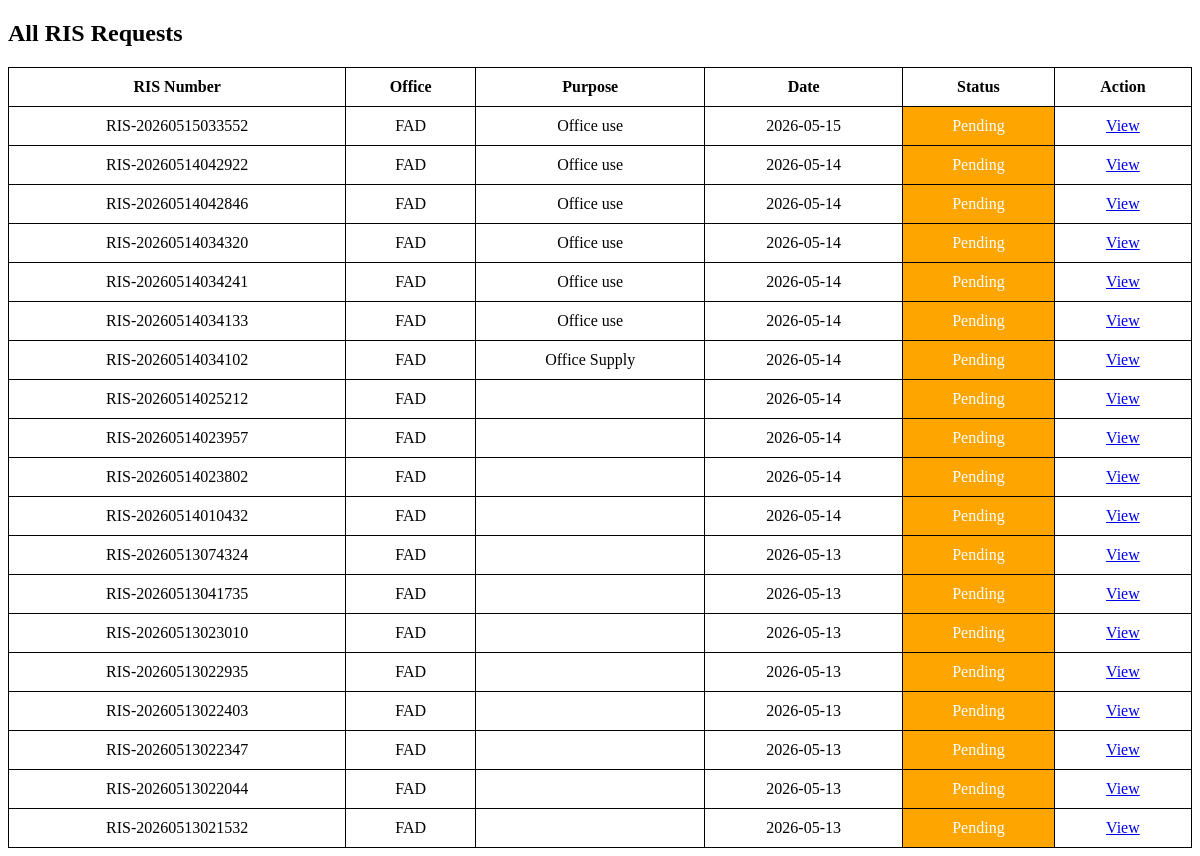
The app's page /ris-list.php with its own data.
### tables this page shows
CREATE TABLE `ris_requests` (
  `id` int(11) NOT NULL,
  `user_id` int(11) DEFAULT NULL,
  `ris_number` varchar(100) DEFAULT NULL,
  `office` varchar(100) DEFAULT NULL,
  `purpose` text DEFAULT NULL,
  `requested_by` varchar(100) DEFAULT NULL,
  `approved_by` varchar(100) DEFAULT NULL,
  `issued_by` varchar(100) DEFAULT NULL,
  `received_by` varchar(100) DEFAULT NULL,
  `request_date` date DEFAULT NULL,
  `created_at` timestamp NOT NULL DEFAULT current_timestamp(),
  `status` varchar(20) DEFAULT 'Pending'
);

### ris-list.php (the view, shortened to what this page needs)
<?php
include 'db.php';
$query = "SELECT * FROM ris_requests ORDER BY id DESC";
$result = mysqli_query($conn, $query);
?>
<!DOCTYPE html>
<html>
<head>
</head>
<body>
<h2>All RIS Requests</h2>
<table>
    <tr>
        <th>RIS Number</th>
        <th>Office</th>
        <th>Purpose</th>
        <th>Date</th>
        <th>Status</th>
        <th>Action</th>
    </tr>
    <?php while($row = mysqli_fetch_assoc($result)) { ?>
        <tr>
            <td><?= $row['ris_number']; ?></td>
            <td><?= $row['office']; ?></td>
            <td><?= $row['purpose']; ?></td>
            <td><?= $row['request_date']; ?></td>
            <td class="<?= $row['status']; ?>">
                <?= $row['status']; ?>
            </td>
            <td>
                <a href="view-ris.php?id=<?= $row['id']; ?>">View</a>
            </td>
        </tr>
    <?php } ?>
</table>
</body>
</html>

### ris-list.php (style rules this page uses)
table { width: 100%; border-collapse: collapse; }
th, td { border: 1px solid black; padding: 10px; text-align: center; }
.Pending { background: orange; color: white; }

### records on screen
ris_requests: ris_number "RIS-20260515033552", office "FAD", purpose "Office use", request_date "2026-05-15", status "Pending"
ris_requests: ris_number "RIS-20260514042922", office "FAD", purpose "Office use", request_date "2026-05-14", status "Pending"
ris_requests: ris_number "RIS-20260514042846", office "FAD", purpose "Office use", request_date "2026-05-14", status "Pending"
ris_requests: ris_number "RIS-20260514034320", office "FAD", purpose "Office use", request_date "2026-05-14", status "Pending"
ris_requests: ris_number "RIS-20260514034241", office "FAD", purpose "Office use", request_date "2026-05-14", status "Pending"
ris_requests: ris_number "RIS-20260514034133", office "FAD", purpose "Office use", request_date "2026-05-14", status "Pending"
ris_requests: ris_number "RIS-20260514034102", office "FAD", purpose "Office Supply", request_date "2026-05-14", status "Pending"
ris_requests: ris_number "RIS-20260514025212", office "FAD", request_date "2026-05-14", status "Pending"
ris_requests: ris_number "RIS-20260514023957", office "FAD", request_date "2026-05-14", status "Pending"
ris_requests: ris_number "RIS-20260514023802", office "FAD", request_date "2026-05-14", status "Pending"
ris_requests: ris_number "RIS-20260514010432", office "FAD", request_date "2026-05-14", status "Pending"
ris_requests: ris_number "RIS-20260513074324", office "FAD", request_date "2026-05-13", status "Pending"
ris_requests: ris_number "RIS-20260513041735", office "FAD", request_date "2026-05-13", status "Pending"
ris_requests: ris_number "RIS-20260513023010", office "FAD", request_date "2026-05-13", status "Pending"
ris_requests: ris_number "RIS-20260513022935", office "FAD", request_date "2026-05-13", status "Pending"
ris_requests: ris_number "RIS-20260513022403", office "FAD", request_date "2026-05-13", status "Pending"
ris_requests: ris_number "RIS-20260513022347", office "FAD", request_date "2026-05-13", status "Pending"
ris_requests: ris_number "RIS-20260513022044", office "FAD", request_date "2026-05-13", status "Pending"
ris_requests: ris_number "RIS-20260513021532", office "FAD", request_date "2026-05-13", status "Pending"
